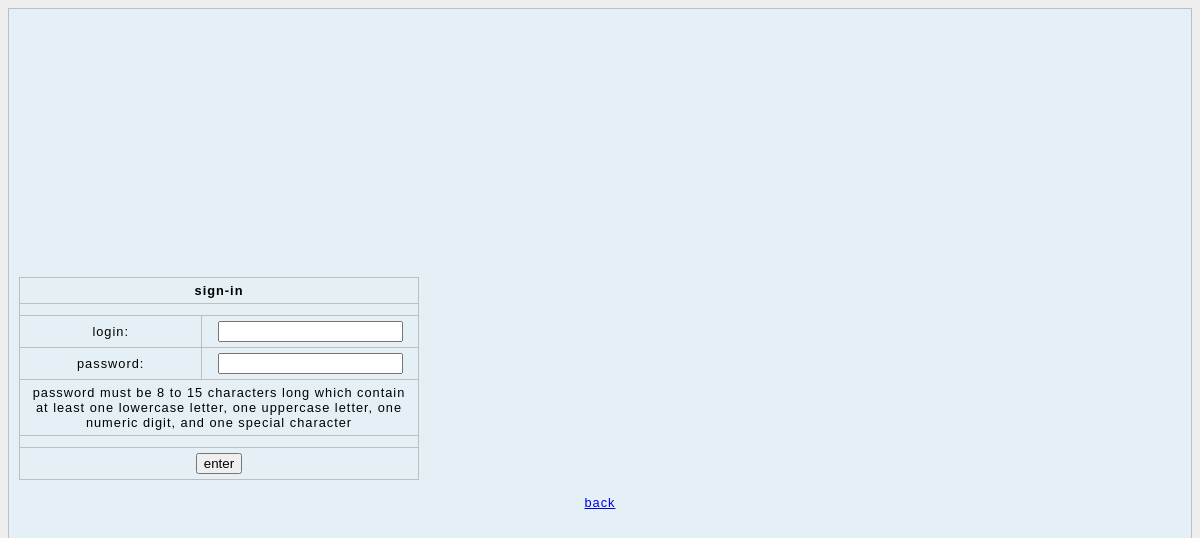
Page /signin.php on the committed database.
### tables this page shows
CREATE TABLE `languages` (
  `id_label` int NOT NULL,
  `id_language` int NOT NULL,
  `label` text,
  PRIMARY KEY (`id_label`,`id_language`)
);

### config/globals.php (called while the page is built, shortened)
<?php
$language=0;
?>

### common.php (called while the page is built, shortened)
<?php
function get_label($id_label, $id_language)
{
	global $pdo;
	$sql = "select label from languages where id_label='$id_label' and id_language='$id_language'";
	$stmt = $pdo->prepare($sql);
        $stmt->execute();
	$data = [];
        while ($row = $stmt->fetch(PDO::FETCH_ASSOC)) {
	        $data = $row;
        }
	return $data['label'];
}
?>

### signin.php (the view, shortened to what this page needs)
<?php
include 'config/globals.php';
include 'common.php';
try {
?>
<html>
  <head>
    <link rel='stylesheet' href='css/style.css' type='text/css' />
  </head>
  <body onload='document.form1.username.focus()'>
    <table border=0 width=100% height=100%>
    <tr><td align=center valign=middle>
	<form action="/process.php" method="post" name="form1" onSubmit="return ValidateAll(document.form1.username,document.form1.pwd)">
	<table border=1 width=400 cellpadding=0 cellspacing=0>
	<tr><td colspan=2 align=center valign=middle class=ftitle><b><?php echo get_label(10,$language); ?></b></td></tr>
	<tr><td colspan=2 class=inter>&nbsp;</td></tr>
	<tr><td class=fcol align=center width=200><label for="username"><?php echo get_label(11,$language); ?>:</label></td>
	    <td class=fcol align=center><input type="text" id="username" name="username">
	</tr>
	<tr><td class=fcol align=center><label for="pwd"><?php echo get_label(12,$language); ?>:</label></td>
	    <td class=fcol align=center width=200><input type="password" id="pwd" name="pwd"></td>
	</tr>
	<tr><td colspan=2 align=center><?php echo get_label(14,$language); ?></td></tr>
	<tr><td colspan=2 class=inter>&nbsp;</td></tr>
	<tr><td colspan=2 align=center><input type="submit" value="<?php echo get_label(13,$language); ?>"></td></tr>
	</table>
	<br>
	<a href="index.php" class=lien><?php echo get_label(15,$language); ?></a>
    </form>
  </body>
</html>
<?php
} catch (PDOException $e) {
	echo 'Database error. ' . $e->getMessage();
}
?>

### css/style.css (style rules this page uses)
body { background-color: #eeeeee; }
table { border-collapse: collapse; border: 0px solid rgb(200, 200, 200); letter-spacing: 1px; font-family: sans-serif; font-size: 0.8rem; }
td, th { border: 1px solid rgb(190, 190, 190); padding: 5px 10px; text-align: center; }
.inter { font-size: 1px; }

### rows in the picture
languages: label "sign-in"
languages: label "login"
languages: label "password"
languages: label "password must be 8 to 15 characters long which contain at least one lowercase letter, one uppercase letter, one numeric digit, and one special character"
languages: label "enter"
languages: label "back"
